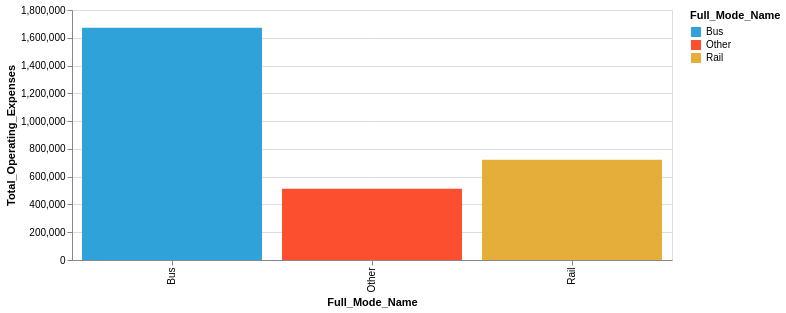

Notebook code for this chart:
### Code cell
chart_two = bar_chart(second, 'Full_Mode_Name', 'Total_Operating_Expenses')
chart_two

### Figure 1 — Vega-Lite specification as saved in the notebook (floating-point values rounded to 4 significant figures)
{"config": {"view": {"continuousWidth": 400, "continuousHeight": 300}}, "data": {"name": "data-434108caea09dd6174b5e2af58f37365"}, "mark": "bar", "encoding": {"color": {"type": "nominal", "field": "Full_Mode_Name", "scale": {"range": ["#30a2da", "#fc4f30", "#e5ae38", "#6d904f", "#8b8b8b", "#b96db8", "#ff9e27", "#56cc60", "#52d2ca", "#52689e", "#545454", "#9fe4f8"]}}, "tooltip": [{"type": "nominal", "field": "Full_Mode_Name"}, {"type": "quantitative", "field": "Total_Operating_Expenses"}], "x": {"type": "nominal", "field": "Full_Mode_Name", "title": "Full_Mode_Name"}, "y": {"type": "quantitative", "field": "Total_Operating_Expenses", "title": "Total_Operating_Expenses"}}, "height": 250, "selection": {"selector002": {"type": "interval", "bind": "scales", "encodings": ["x", "y"]}}, "width": 600, "$schema": "https://vega.github.io/schema/vega-lite/v4.8.1.json", "datasets": {"data-434108caea09dd6174b5e2af58f37365": [{"Full_Mode_Name": "Bus", "Unlinked_Passenger_Trips": 196100.0, "Total_Operating_Expenses": 1672000.0}, {"Full_Mode_Name": "Other", "Unlinked_Passenger_Trips": 66000.0, "Total_Operating_Expenses": 513200.0}, {"Full_Mode_Name": "Rail", "Unlinked_Passenger_Trips": 31420.0, "Total_Operating_Expenses": 721900.0}]}}
